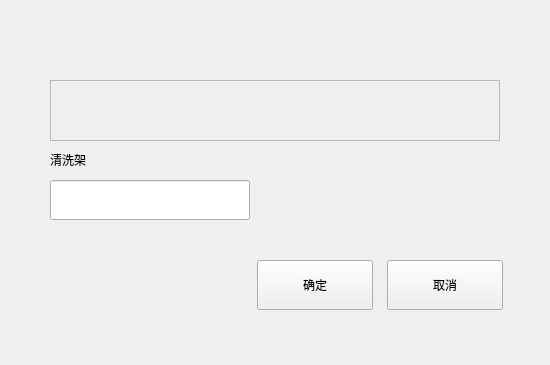
<?xml version="1.0" encoding="UTF-8"?>
<ui version="4.0">
 <class>QElectrodeCleanSetDlg</class>
 <widget class="BaseDlg" name="QElectrodeCleanSetDlg">
  <property name="geometry">
   <rect>
    <x>0</x>
    <y>0</y>
    <width>550</width>
    <height>365</height>
   </rect>
  </property>
  <property name="windowTitle">
   <string>QElectrodeCleanSetDlg</string>
  </property>
  <widget class="QLabel" name="label">
   <property name="geometry">
    <rect>
     <x>50</x>
     <y>140</y>
     <width>231</width>
     <height>40</height>
    </rect>
   </property>
   <property name="text">
    <string>清洗架</string>
   </property>
  </widget>
  <widget class="QFrame" name="DevFrame">
   <property name="geometry">
    <rect>
     <x>50</x>
     <y>80</y>
     <width>450</width>
     <height>61</height>
    </rect>
   </property>
   <property name="frameShape">
    <enum>QFrame::StyledPanel</enum>
   </property>
   <property name="frameShadow">
    <enum>QFrame::Raised</enum>
   </property>
  </widget>
  <widget class="QPushButton" name="OkBtn">
   <property name="geometry">
    <rect>
     <x>257</x>
     <y>260</y>
     <width>116</width>
     <height>50</height>
    </rect>
   </property>
   <property name="minimumSize">
    <size>
     <width>116</width>
     <height>50</height>
    </size>
   </property>
   <property name="maximumSize">
    <size>
     <width>16777215</width>
     <height>50</height>
    </size>
   </property>
   <property name="text">
    <string>确定</string>
   </property>
   <property name="buttons" stdset="0">
    <string>btn_dlg</string>
   </property>
  </widget>
  <widget class="QPushButton" name="CancelBtn">
   <property name="geometry">
    <rect>
     <x>387</x>
     <y>260</y>
     <width>116</width>
     <height>50</height>
    </rect>
   </property>
   <property name="minimumSize">
    <size>
     <width>116</width>
     <height>50</height>
    </size>
   </property>
   <property name="maximumSize">
    <size>
     <width>16777215</width>
     <height>50</height>
    </size>
   </property>
   <property name="text">
    <string>取消</string>
   </property>
   <property name="buttons" stdset="0">
    <string>btn_dlg</string>
   </property>
  </widget>
  <widget class="QLineEdit" name="edit_rackWash">
   <property name="geometry">
    <rect>
     <x>50</x>
     <y>180</y>
     <width>200</width>
     <height>40</height>
    </rect>
   </property>
  </widget>
 </widget>
 <layoutdefault spacing="6" margin="11"/>
 <customwidgets>
  <customwidget>
   <class>BaseDlg</class>
   <extends>QWidget</extends>
   <header>basedlg.h</header>
   <container>1</container>
  </customwidget>
 </customwidgets>
 <resources/>
 <connections/>
</ui>
